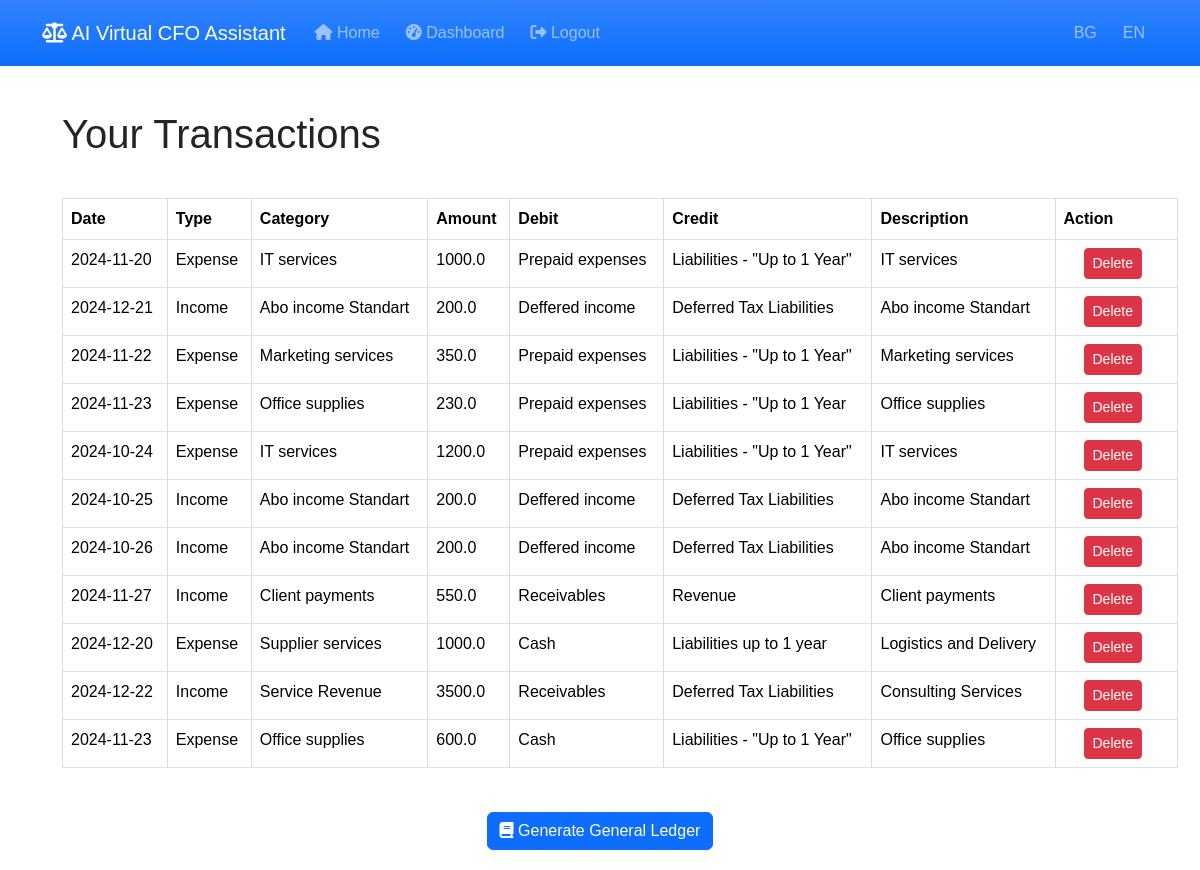
/user_transactions (signed in), run on the app's committed database.
### models.py (models this page shows)
class Transaction(db.Model):
    id = db.Column(db.Integer, primary_key=True)
    date = db.Column(db.Date, nullable=False, default=date.today)
    type = db.Column(db.String(10), nullable=False)  # 'income' or 'expense'
    category = db.Column(db.String(50), nullable=False)
    income_statement_category = db.Column(db.String(100), nullable=True)  # Категория в ОПР (напр. 'Personnel expenses')
    amount = db.Column(db.Float, nullable=False)
    description = db.Column(db.String(200), nullable=True)
    account_id = db.Column(db.Integer, db.ForeignKey('account.id'), nullable=False)
    user_id = db.Column(db.Integer, db.ForeignKey('user.id'), nullable=False)
    debit = db.Column(db.String(100), nullable=True)  # New field for debit category
    credit = db.Column(db.String(100), nullable=True)

### transactions.py (the view)
@transaction.route('/user_transactions', methods=['GET'])
@login_required
def view_user_transactions():
    transactions = Transaction.query.filter_by(user_id=current_user.id).all()
    return render_template('transactions.html', transactions=transactions)

### app.py (called while the page is built)
@login_manager.user_loader
def load_user(user_id):
    return User.query.get(int(user_id))

@app.context_processor
def inject_current_year():
    return {'current_year': datetime.now().year}

### templates/transactions.html (shortened to what this page needs)
{% extends 'base.html' %}
{% block content %}
<h1>Your Transactions</h1>
{% if transactions %}
<table class="table table-bordered table-hover">
    <thead>
        <tr>
            <th>Date</th>
            <th>Type</th>
            <th>Category</th>
            <th>Amount</th>
            <th>Debit</th>
            <th>Credit</th>
            <th>Description</th>
            <th>Action</th>
        </tr>
    </thead>
    <tbody>
        {% for t in transactions %}
        <tr>
            <td>{{ t.date.strftime('%Y-%m-%d') }}</td>
            <td>{{ 'Income' if t.type == 'income' else 'Expense' }}</td>
            <td>{{ t.category }}</td>
            <td>{{ t.amount }}</td>
            <td>{{ t.debit or 'N/A' }}</td>
            <td>{{ t.credit or 'N/A' }}</td>
            <td>{{ t.description }}</td>
            <td>
                <form action="{{ url_for('transactions_blueprint.delete_transaction', transaction_id=t.id) }}" method="POST" style="display:inline;">
                    <button type="submit" class="btn btn-danger btn-sm" onclick="return confirm('Are you sure you want to delete this transaction?');">
                        Delete
                    </button>
                </form>
            </td>
        </tr>
        {% endfor %}
    </tbody>
</table>
<div class="text-center mt-4">
    <form action="{{ url_for('transactions_blueprint.generate_general_ledger') }}" method="POST">
        <button type="submit" class="btn btn-primary">
            <i class="fas fa-book"></i> Generate General Ledger
        </button>
    </form>
</div>
{% else %}
<p>You have no transactions recorded.</p>
{% endif %}
{% endblock %}

### static/styles.css (style rules this page uses)
body { font-family: Arial, sans-serif; margin: 0; padding: 0; }
h1, h2 { padding: 20px; }
form { padding: 20px; }
table { width: 100%; border-collapse: collapse; margin: 20px; }
table, th, td { border: 1px solid #ddd; }
th, td { padding: 8px; text-align: left; }

### data on the page
Transaction: date "2024-11-20", type "Expense", category "IT services", amount "1000.0", debit "Prepaid expenses", credit "Liabilities - \"Up to 1 Year\"", description "IT services"
Transaction: date "2024-12-21", type "Income", category "Abo income Standart", amount "200.0", debit "Deffered income", credit "Deferred Tax Liabilities", description "Abo income Standart"
Transaction: date "2024-11-22", type "Expense", category "Marketing services", amount "350.0", debit "Prepaid expenses", credit "Liabilities - \"Up to 1 Year\"", description "Marketing services"
Transaction: date "2024-11-23", type "Expense", category "Office supplies", amount "230.0", debit "Prepaid expenses", credit "Liabilities - \"Up to 1 Year", description "Office supplies"
Transaction: date "2024-10-24", type "Expense", category "IT services", amount "1200.0", debit "Prepaid expenses", credit "Liabilities - \"Up to 1 Year\"", description "IT services"
Transaction: date "2024-10-25", type "Income", category "Abo income Standart", amount "200.0", debit "Deffered income", credit "Deferred Tax Liabilities", description "Abo income Standart"
Transaction: date "2024-10-26", type "Income", category "Abo income Standart", amount "200.0", debit "Deffered income", credit "Deferred Tax Liabilities", description "Abo income Standart"
Transaction: date "2024-11-27", type "Income", category "Client payments", amount "550.0", debit "Receivables", credit "Revenue", description "Client payments"
Transaction: date "2024-12-20", type "Expense", category "Supplier services", amount "1000.0", debit "Cash", credit "Liabilities up to 1 year", description "Logistics and Delivery"
Transaction: date "2024-12-22", type "Income", category "Service Revenue", amount "3500.0", debit "Receivables", credit "Deferred Tax Liabilities", description "Consulting Services"
Transaction: date "2024-11-23", type "Expense", category "Office supplies", amount "600.0", debit "Cash", credit "Liabilities - \"Up to 1 Year\"", description "Office supplies"
